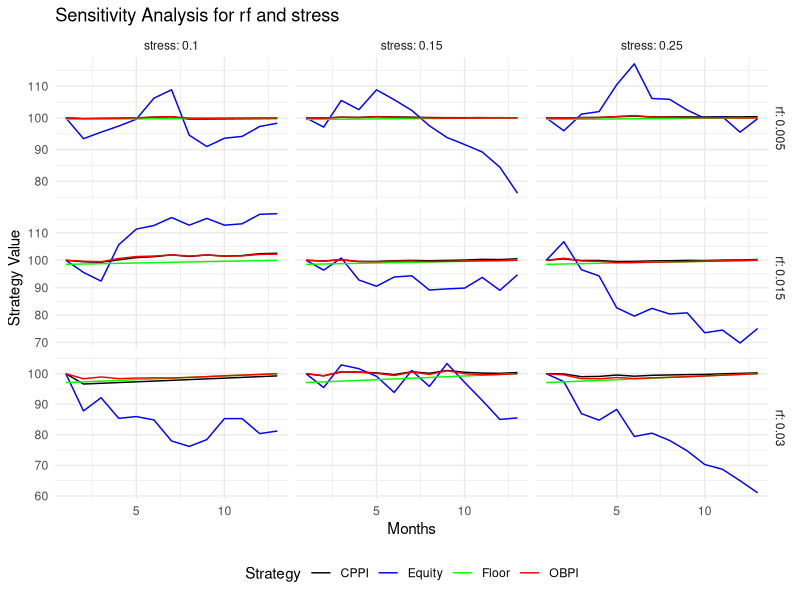

Recreate this plot in R.
# Packages
library(tidyverse)
library(scales)

# Initial variables
mu <- 0.05
sigma <- 0.20
delta <- 1 / 12
mat <- 1
strike <- 100
tol <- 0
set.seed(1234)
n <- mat / delta

# Sensitivity values
rf_values <- c(0.005, 0.015, 0.03)
stress_values <- c(0.10, 0.15, 0.25)

# Initialize an empty dataframe to store all results
all_data <- data.frame()

# For each combination of rf and stress
for (current_rf in rf_values) {
  for (current_stress in stress_values) {
    
    # Update the rf and stress values
    rf <- current_rf
    stress <- current_stress
    
    # Simulation with the current rf and stress values
    u <- runif(n)
    rf1 <- (1 + rf) ^ delta - 1
    mu1 <- (1 + mu) ^ delta - 1
    sigma1 <- sigma * sqrt(delta)
    r <- qnorm(u, mu1, sigma1)
    rPRN <- qnorm(u, rf1, sigma1)
    
    equity <- numeric(n + 1)
    equityRNP <- numeric(n + 1)
    equity[1] <- strike
    equityRNP[1] <- strike
    
    for (i in 1:n) {
      equity[i + 1] <- equity[i] * (1 + r[i])
      equityRNP[i + 1] <- equityRNP[i] * (1 + rPRN[i])
    }
    
    call <- numeric(n + 1)
    call[n + 1] <- max(0, equityRNP[n + 1] - strike)
    for (i in 1:n) {
      d0 <- ((rf - sigma ^ 2 / 2) * (mat - (i - 1) * delta) + log(equityRNP[i] / strike)) / (sigma * sqrt(mat - (i - 1) * delta))
      d1 <- d0 + sigma * sqrt(mat - (i - 1) * delta)
      call[i] <- equityRNP[i] * pnorm(d1) - strike * exp(-rf * (mat - (i - 1) * delta)) * pnorm(d0)
    }
    
    floor <- numeric(n + 1)
    for (i in 1:(n + 1)) {
      floor[i] <- strike / (1 + rf) ^ (mat - (i - 1) * delta)
    }
    
    obpi_call <- numeric(n + 1)
    obpi_call[1] <- strike
    gearing <- (obpi_call[1] - floor[1]) / call[1]
    for (i in 1:n) {
      obpi_call[i + 1] <- floor[i + 1] + gearing * call[i + 1]
    }
    
    cppi <- numeric(n + 1)
    cushion <- numeric(n + 1)
    multiplier <- numeric(n + 1)
    expo_exante <- numeric(n + 1)
    expo_expost <- numeric(n + 1)
    cppi[1] <- strike
    cushion[1] <- cppi[1] - floor[1]
    multiplier[1] <- 1 / stress
    expo_exante[1] <- multiplier[1] * cushion[1]
    expo_expost[1] <- expo_exante[1]
    boundary_inf <- multiplier[1] * (1 - tol)
    boundary_sup <- multiplier[1] * (1 + tol)
    
    for (i in 1:n) {
      expo_exante[i + 1] <- expo_expost[i] * equity[i + 1] / equity[i]
      cppi[i + 1] <- expo_exante[i + 1] + (cppi[i] - expo_expost[i]) * floor[i + 1] / floor[i]
      cushion[i + 1] <- cppi[i + 1] - floor[i + 1]
      multiplier[i + 1] <- expo_exante[i + 1] / cushion[i + 1]
      expo_expost[i + 1] <- ifelse(multiplier[i + 1] < boundary_inf || multiplier[i + 1] > boundary_sup, multiplier[1], multiplier[i + 1]) * ifelse(cushion[i + 1] < 0, 0, cushion[i + 1])
    }
    
    # Create a data frame for current simulation
    current_data <- data.frame(
      Month = 1:(n + 1),
      Equity = equity,
      Floor = floor,
      OBPI = obpi_call,
      CPPI = cppi,
      rf = current_rf,
      stress = current_stress
    )
    
    # Bind to the master data frame
    all_data <- rbind(all_data, current_data)
  }
}

# Melt data for ggplot
melted_data <- all_data %>%
  gather(key = "Strategy", value = "Value", -Month, -rf, -stress)

# Plotting with subplots
ggplot(melted_data, aes(x = Month, y = Value, color = Strategy)) +
  geom_line() +
  facet_grid(rf ~ stress, scales = "free", labeller = label_both) +
  labs(y = "Strategy Value", x = "Months", title = "Sensitivity Analysis for rf and stress") +
  theme_minimal() +
  scale_color_manual(values = c("black", "blue", "green", "red")) +
  theme(legend.position = "bottom")
